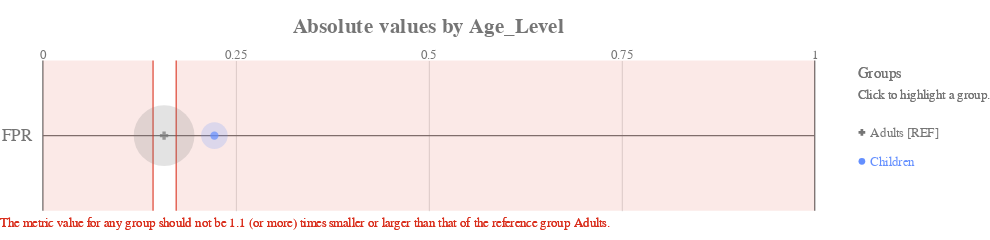

The notebook cell saved with this chart:
### Code cell
ap.absolute(bdf, metrics, 'Age_Level', fairness_threshold = disparity_tolerance)

### Figure 1 — Vega-Lite specification as saved in the notebook (floating-point values rounded to 4 significant figures)
{"config": {"view": {"continuousWidth": 400, "continuousHeight": 300, "strokeWidth": 0}, "axisLeft": {"labelColor": "rgb(117,117,117)", "labelFont": "Arial", "labelFontSize": 16}, "title": {"align": "center", "baseline": "middle", "color": "rgb(117,117,117)", "font": "Arial", "fontSize": 20, "fontWeight": "bold"}}, "layer": [{"data": {"name": "data-b71d65f846bc74ae5caddb3a096fb136"}, "mark": {"type": "rule", "stroke": "rgb(117,117,117)", "strokeWidth": 1.25, "tooltip": ""}, "encoding": {"x": {"type": "quantitative", "field": "start", "scale": {"domain": [0, 1], "range": [40.0, 760.0]}}, "x2": {"field": "end"}, "y": {"type": "nominal", "axis": {"domain": false, "labelAngle": 0, "labelPadding": -30, "orient": "left", "ticks": false, "title": ""}, "field": "y_position", "scale": {"domain": ["FPR"], "range": [17.5, 157.5]}}}}, {"data": {"name": "data-6cfe259518f6c7b358d8f836a73e6b7f"}, "mark": {"type": "rule", "stroke": "rgb(117,117,117)", "strokeWidth": 1.25, "tooltip": ""}, "encoding": {"x": {"type": "quantitative", "field": "x_position", "scale": {"domain": [0, 1], "range": [40.0, 760.0]}}, "y": {"value": 17.5}, "y2": {"value": 157.5}}}, {"data": {"name": "data-60ed1133fa688d151d36705a369482e0"}, "mark": {"type": "text", "align": "center", "color": "rgb(117,117,117)", "font": "Arial", "fontSize": 12, "fontWeight": "normal", "tooltip": ""}, "encoding": {"text": {"type": "nominal", "field": "value"}, "x": {"type": "quantitative", "field": "value", "scale": {"domain": [0, 1], "range": [40.0, 760.0]}}, "y": {"value": 12.25}}}, {"layer": [{"mark": {"type": "rect", "opacity": 0.8, "stroke": "rgb(217, 46, 28)", "strokeWidth": 1.25, "tooltip": ""}, "encoding": {"x": {"type": "quantitative", "field": "lower_threshold_value", "scale": {"domain": [0, 1], "range": [40.0, 760.0]}}, "x2": {"field": "lower_threshold_value"}, "y": {"type": "nominal", "axis": {"domain": false, "grid": false, "labels": false, "ticks": false, "title": " "}, "field": "metric", "scale": {"domain": ["FPR"], "range": [17.5, 157.5]}}}}, {"mark": {"type": "rect", "opacity": 0.8, "stroke": "rgb(217, 46, 28)", "strokeWidth": 1.25, "tooltip": ""}, "encoding": {"x": {"type": "quantitative", "field": "upper_threshold_value", "scale": {"domain": [0, 1], "range": [40.0, 760.0]}}, "x2": {"field": "upper_threshold_value"}, "y": {"type": "nominal", "axis": {"domain": false, "grid": false, "labels": false, "ticks": false, "title": " "}, "field": "metric", "scale": {"domain": ["FPR"], "range": [17.5, 157.5]}}}}, {"layer": [{"mark": {"type": "rect", "fill": "rgb(217, 46, 28)", "opacity": 0.1, "tooltip": ""}, "encoding": {"x": {"type": "quantitative", "field": "lower_threshold_value", "scale": {"domain": [0, 1], "range": [40.0, 760.0]}}, "x2": {"field": "lower_end"}, "y": {"type": "nominal", "axis": {"domain": false, "grid": false, "labels": false, "ticks": false, "title": " "}, "field": "metric", "scale": {"domain": ["FPR"], "range": [17.5, 157.5]}}}}, {"mark": {"type": "rect", "fill": "rgb(217, 46, 28)", "opacity": 0.1, "tooltip": ""}, "encoding": {"x": {"type": "quantitative", "field": "upper_threshold_value", "scale": {"domain": [0, 1], "range": [40.0, 760.0]}}, "x2": {"field": "upper_end"}, "y": {"type": "nominal", "axis": {"domain": false, "grid": false, "labels": false, "ticks": false, "title": " "}, "field": "metric", "scale": {"domain": ["FPR"], "range": [17.5, 157.5]}}}}]}, {"data": {"name": "data-79dd248bdaa0ea02c535240e8ad022c8"}, "mark": {"type": "text", "align": "left", "baseline": "top", "fill": "rgb(217, 46, 28)", "font": "Arial", "fontSize": 12, "fontWeight": "normal", "tooltip": ""}, "encoding": {"text": {"value": "The metric value for any group should not be 1.1 (or more) times smaller or larger than that of the reference group Adults."}, "x": {"value": 0}, "y": {"value": 163.3}}}], "data": {"name": "data-26390187dbc3c37d7947d8cc347e11da"}}, {"layer": [{"mark": "circle"}, {"data": {"name": "data-474072ac1340a049d4d35bf2bdbca3ce"}, "mark": {"type": "circle", "opacity": 0.2}, "encoding": {"color": {"condition": {"type": "nominal", "field": "attribute_value", "legend": null, "scale": {"domain": ["Adults", "Children"], "range": ["rgb(117,117,117)", "rgb(100, 143, 255)", "rgb(254, 97, 0)", "rgb(220, 38, 127)", "rgb(255, 176, 0)", "rgb(120, 94, 240)"]}, "selection": "selector029"}, "value": "rgb(224,224,224)"}, "size": {"type": "quantitative", "field": "group_size", "legend": null, "scale": {"domain": [0, 224.4], "range": [0, 3848.0]}}, "tooltip": [{"type": "nominal", "field": "attribute_value", "title": "Group"}, {"type": "nominal", "field": "tooltip_group_size", "title": "Group Size"}, {"type": "nominal", "field": "tooltip_disparity_explanation_fpr", "title": "Disparity"}, {"type": "quantitative", "field": "fpr", "format": ".2f", "title": "FPR"}], "x": {"type": "quantitative", "axis": {"domain": false, "labels": false, "ticks": false, "title": null, "values": [0.25, 0.5, 0.75]}, "field": "fpr", "scale": {"domain": [0, 1], "range": [40.0, 760.0]}}, "y": {"type": "nominal", "axis": {"domain": false, "grid": false, "labels": false, "ticks": false, "title": " "}, "field": "metric_variable", "scale": {"domain": ["FPR"], "range": [17.5, 157.5]}}}, "selection": {"selector031": {"type": "multi", "empty": "all", "fields": ["attribute_value"]}}, "transform": [{"calculate": "'FPR'", "as": "metric_variable"}]}, {"layer": [{"mark": "point"}, {"data": {"name": "data-474072ac1340a049d4d35bf2bdbca3ce"}, "mark": {"type": "point", "filled": true, "size": 60}, "encoding": {"color": {"condition": {"type": "nominal", "field": "attribute_value", "legend": null, "scale": {"domain": ["Adults", "Children"], "range": ["rgb(117,117,117)", "rgb(100, 143, 255)", "rgb(254, 97, 0)", "rgb(220, 38, 127)", "rgb(255, 176, 0)", "rgb(120, 94, 240)"]}, "selection": "selector029"}, "value": "rgb(224,224,224)"}, "shape": {"type": "nominal", "field": "attribute_value", "legend": null, "scale": {"domain": ["Adults", "Children"], "range": ["cross", "circle"]}}, "tooltip": [{"type": "nominal", "field": "attribute_value", "title": "Group"}, {"type": "nominal", "field": "tooltip_group_size", "title": "Group Size"}, {"type": "nominal", "field": "tooltip_disparity_explanation_fpr", "title": "Disparity"}, {"type": "quantitative", "field": "fpr", "format": ".2f", "title": "FPR"}], "x": {"type": "quantitative", "axis": {"domain": false, "labels": false, "ticks": false, "title": null, "values": [0.25, 0.5, 0.75]}, "field": "fpr", "scale": {"domain": [0, 1], "range": [40.0, 760.0]}}, "y": {"type": "nominal", "axis": {"domain": false, "grid": false, "labels": false, "ticks": false, "title": " "}, "field": "metric_variable", "scale": {"domain": ["FPR"], "range": [17.5, 157.5]}}}, "selection": {"selector030": {"type": "multi", "empty": "all", "fields": ["attribute_value"]}}, "transform": [{"calculate": "'FPR'", "as": "metric_variable"}]}]}]}, {"layer": [{"mark": {"type": "point", "filled": true, "opacity": 1, "size": 39.48}, "encoding": {"color": {"condition": {"type": "nominal", "field": "attribute_value", "legend": null, "scale": {"domain": ["Adults", "Children"], "range": ["rgb(117,117,117)", "rgb(100, 143, 255)", "rgb(254, 97, 0)", "rgb(220, 38, 127)", "rgb(255, 176, 0)", "rgb(120, 94, 240)"]}, "selection": "selector029"}, "value": "rgb(224,224,224)"}, "shape": {"type": "nominal", "field": "attribute_value", "legend": null, "scale": {"domain": ["Adults", "Children"], "range": ["cross", "circle"]}}, "x": {"value": 804}, "y": {"type": "nominal", "axis": {"domain": false, "grid": false, "labels": false, "ticks": false, "title": " "}, "field": "attribute_value", "scale": {"domain": ["Adults", "Children"], "range": [71, 125]}}}, "selection": {"selector029": {"type": "multi", "empty": "all", "fields": ["attribute_value"]}}}, {"mark": {"type": "text", "align": "left", "baseline": "middle", "font": "Arial", "fontSize": 12, "fontWeight": "normal"}, "encoding": {"color": {"condition": {"type": "nominal", "field": "attribute_value", "legend": null, "scale": {"domain": ["Adults", "Children"], "range": ["rgb(117,117,117)", "rgb(100, 143, 255)", "rgb(254, 97, 0)", "rgb(220, 38, 127)", "rgb(255, 176, 0)", "rgb(120, 94, 240)"]}, "selection": "selector029"}, "value": "rgb(224,224,224)"}, "text": {"type": "nominal", "field": "label"}, "x": {"value": 812}, "y": {"type": "nominal", "axis": {"domain": false, "grid": false, "labels": false, "ticks": false, "title": " "}, "field": "attribute_value", "scale": {"domain": ["Adults", "Children"], "range": [71, 125]}}}, "selection": {"selector032": {"type": "multi", "empty": "all", "fields": ["attribute_value"]}}}, {"data": {"name": "data-79dd248bdaa0ea02c535240e8ad022c8"}, "mark": {"type": "text", "align": "left", "baseline": "middle", "color": "rgb(117,117,117)", "font": "Arial", "fontSize": 12, "fontWeight": "normal"}, "encoding": {"text": {"value": "Click to highlight a group."}, "x": {"value": 800}, "y": {"value": 49}}}, {"data": {"name": "data-79dd248bdaa0ea02c535240e8ad022c8"}, "mark": {"type": "text", "align": "left", "baseline": "middle", "color": "rgb(117,117,117)", "font": "Arial", "fontSize": 14, "fontWeight": "normal"}, "encoding": {"text": {"value": "Groups"}, "x": {"value": 800}, "y": {"value": 30}}}], "data": {"name": "data-5633874912c6de05621e650b4de11111"}}], "height": 175, "padding": {"top": 15, "bottom": 10}, "resolve": {"scale": {"size": "independent", "y": "independent"}}, "title": "Absolute values by Age_Level", "width": 800, "$schema": "https://vega.github.io/schema/vega-lite/v4.8.1.json", "datasets": {"data-b71d65f846bc74ae5caddb3a096fb136": [{"y_position": "FPR", "start": 0, "end": 1}], "data-6cfe259518f6c7b358d8f836a73e6b7f": [{"x_position": 0}, {"x_position": 1}], "data-60ed1133fa688d151d36705a369482e0": [{"value": 0.0}, {"value": 0.25}, {"value": 0.5}, {"value": 0.75}, {"value": 1.0}], "data-26390187dbc3c37d7947d8cc347e11da": [{"lower_end": 0, "upper_end": 1, "lower_threshold_value": 0.1427, "upper_threshold_value": 0.1727, "metric": "FPR"}], "data-79dd248bdaa0ea02c535240e8ad022c8": [{"a": 1, "b": 0}, {"a": 1, "b": 0}], "data-474072ac1340a049d4d35bf2bdbca3ce": [{"attribute_name": "Age_Level", "attribute_value": "Adults", "group_size": 187, "total_entities": 223, "fpr": 0.157, "fpr_disparity": 1.0, "fpr_disparity_scaled": 0.0, "tooltip_group_size": "187 (83.86%)", "tooltip_disparity_explanation_fpr": "Reference group"}, {"attribute_name": "Age_Level", "attribute_value": "Children", "group_size": 36, "total_entities": 223, "fpr": 0.2222, "fpr_disparity": 1.415, "fpr_disparity_scaled": 0.4152, "tooltip_group_size": "36 (16.14%)", "tooltip_disparity_explanation_fpr": "1.42 times larger FPR than the reference group"}], "data-5633874912c6de05621e650b4de11111": [{"attribute_value": "Adults", "label": "Adults [REF]"}, {"attribute_value": "Children", "label": "Children"}]}}
